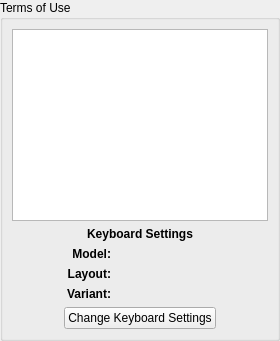
        <widget class="QWidget" name="Step_Terms">
         <layout class="QGridLayout" name="_3">
          <property name="leftMargin">
           <number>0</number>
          </property>
          <property name="topMargin">
           <number>0</number>
          </property>
          <property name="rightMargin">
           <number>0</number>
          </property>
          <property name="bottomMargin">
           <number>0</number>
          </property>
          <item row="0" column="0">
           <widget class="QGroupBox" name="copyrightBox">
            <property name="sizePolicy">
             <sizepolicy hsizetype="MinimumExpanding" vsizetype="MinimumExpanding">
              <horstretch>0</horstretch>
              <verstretch>0</verstretch>
             </sizepolicy>
            </property>
            <property name="title">
             <string>Terms of Use</string>
            </property>
            <layout class="QGridLayout" name="gridLayout_3">
             <item row="0" column="0">
              <widget class="QPlainTextEdit" name="copyrightBrowser">
               <property name="sizePolicy">
                <sizepolicy hsizetype="MinimumExpanding" vsizetype="MinimumExpanding">
                 <horstretch>0</horstretch>
                 <verstretch>0</verstretch>
                </sizepolicy>
               </property>
               <property name="acceptDrops">
                <bool>false</bool>
               </property>
               <property name="textInteractionFlags">
                <set>Qt::TextSelectableByKeyboard|Qt::TextSelectableByMouse</set>
               </property>
              </widget>
             </item>
             <item row="1" column="0">
              <layout class="QGridLayout" name="gridLayout_2">
               <item row="4" column="3">
                <widget class="QLabel" name="labelLayout"/>
               </item>
               <item row="1" column="1" rowspan="2" colspan="3">
                <widget class="QLabel" name="labelKeyboardSettings">
                 <property name="text">
                  <string>&lt;html&gt;&lt;head/&gt;&lt;body&gt;&lt;p align=&quot;center&quot;&gt;&lt;span style=&quot; font-weight:600;&quot;&gt;Keyboard Settings&lt;/span&gt;&lt;/p&gt;&lt;/body&gt;&lt;/html&gt;</string>
                 </property>
                </widget>
               </item>
               <item row="3" column="1">
                <widget class="QLabel" name="label_2">
                 <property name="text">
                  <string>&lt;html&gt;&lt;head/&gt;&lt;body&gt;&lt;p align=&quot;right&quot;&gt;&lt;span style=&quot; font-weight:600;&quot;&gt;Model:&lt;/span&gt;&lt;/p&gt;&lt;/body&gt;&lt;/html&gt;</string>
                 </property>
                </widget>
               </item>
               <item row="5" column="1">
                <widget class="QLabel" name="label_4">
                 <property name="text">
                  <string>&lt;html&gt;&lt;head/&gt;&lt;body&gt;&lt;p align=&quot;right&quot;&gt;&lt;span style=&quot; font-weight:600;&quot;&gt;Variant:&lt;/span&gt;&lt;/p&gt;&lt;/body&gt;&lt;/html&gt;</string>
                 </property>
                </widget>
               </item>
               <item row="5" column="3">
                <widget class="QLabel" name="labelVariant"/>
               </item>
               <item row="1" column="0" rowspan="2">
                <spacer name="horizontalSpacer_8">
                 <property name="orientation">
                  <enum>Qt::Horizontal</enum>
                 </property>
                 <property name="sizeHint" stdset="0">
                  <size>
                   <width>0</width>
                   <height>0</height>
                  </size>
                 </property>
                </spacer>
               </item>
               <item row="6" column="1" colspan="3">
                <widget class="QPushButton" name="buttonSetKeyboard">
                 <property name="text">
                  <string>Change Keyboard Settings</string>
                 </property>
                </widget>
               </item>
               <item row="4" column="1">
                <widget class="QLabel" name="label_3">
                 <property name="text">
                  <string>&lt;html&gt;&lt;head/&gt;&lt;body&gt;&lt;p align=&quot;right&quot;&gt;&lt;span style=&quot; font-weight:600;&quot;&gt;Layout:&lt;/span&gt;&lt;/p&gt;&lt;/body&gt;&lt;/html&gt;</string>
                 </property>
                </widget>
               </item>
               <item row="1" column="4" rowspan="2">
                <spacer name="horizontalSpacer_9">
                 <property name="orientation">
                  <enum>Qt::Horizontal</enum>
                 </property>
                 <property name="sizeHint" stdset="0">
                  <size>
                   <width>0</width>
                   <height>0</height>
                  </size>
                 </property>
                </spacer>
               </item>
               <item row="3" column="3">
                <widget class="QLabel" name="labelModel"/>
               </item>
              </layout>
             </item>
            </layout>
           </widget>
          </item>
         </layout>
        </widget>
